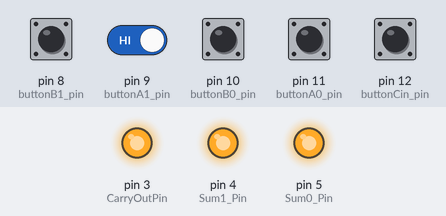
A sketch run on a simulated Arduino Uno, built with avr-gcc and run on an emulated ATmega328P. Shown: output pins drawn as LEDs (lit = HIGH). The test bench sets the inputs (shaded band); at power-on: pin 8 (buttonB1_pin), pin 9 (buttonA1_pin), pin 10 (buttonB0_pin), pin 11 (buttonA0_pin), pin 12 (buttonCin_pin) HIGH.

Above: at 1.2 s.
1.3 s: pin 8 (buttonB1_pin) pulled LOW for 0.15 s
At 1.37 s:
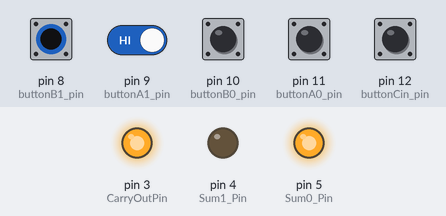
2.9 s: pin 10 (buttonB0_pin) pulled LOW for 0.15 s
At 2.97 s:
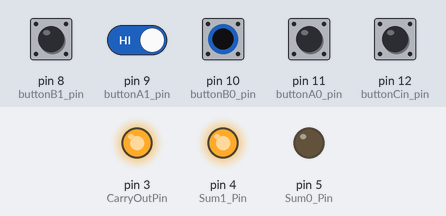
4.5 s: pin 8 (buttonB1_pin) driven LOW and pin 9 (buttonA1_pin) driven LOW
At 5.7 s:
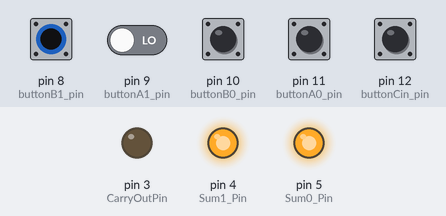
6.0 s: pin 11 (buttonA0_pin) pulled LOW for 0.15 s
At 6.07 s:
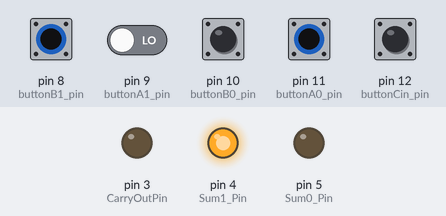
7.6 s: pin 8 (buttonB1_pin) driven HIGH
At 8.2 s:
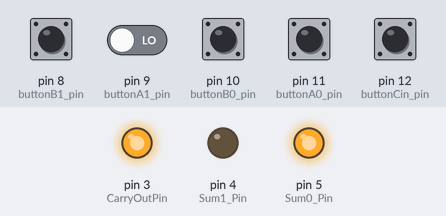
9.1 s: pin 12 (buttonCin_pin) pulled LOW for 0.15 s
At 9.17 s:
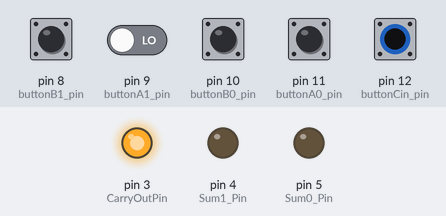
Timing chart, 0 to 11.7 s (numbered marks = the images above; inputs shaded):
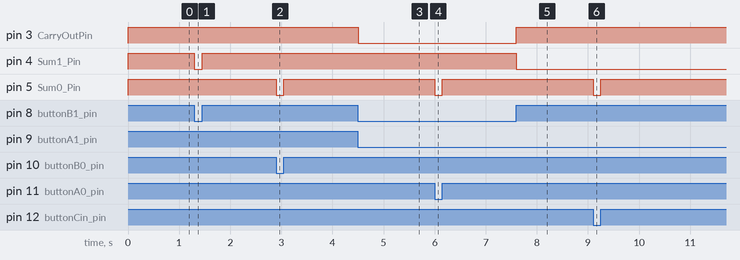

Measured:
- after the input at 1.3 s, pin 4 (Sum1_Pin): HIGH → LOW at once, → HIGH 0.15 s later
- after the input at 2.9 s, pin 5 (Sum0_Pin): HIGH → LOW at once, → HIGH 0.15 s later
- after the input at 4.5 s, pin 3 (CarryOutPin): HIGH → LOW at once
- after the input at 6.0 s, pin 5 (Sum0_Pin): HIGH → LOW at once, → HIGH 0.15 s later
- after the input at 7.6 s, pin 3 (CarryOutPin): LOW → HIGH at once; pin 4 (Sum1_Pin): HIGH → LOW at once
- after the input at 9.1 s, pin 5 (Sum0_Pin): HIGH → LOW at once, → HIGH 0.15 s later

The sketch:

2_bit_Adder.ino
```cpp
/*
Assignment: 2-bit Full Adder
Student Name: Jennifer (Khue) Ha
*/

//  Setup input pins
int buttonCin_pin = 12;   //  Stores value for the Carry in input
int buttonA0_pin = 11;    //  Stores value for the A0 input
int buttonB0_pin = 10;    //  Stores value for the B0 input
int buttonA1_pin = 9;     //  Stores value for the A1 input
int buttonB1_pin = 8;     //  Stores value for the B1 input

//  Setup output pins
int Sum0_Pin = 5;     // Represents the 1-bit sum 0
int Sum1_Pin = 4;     // Represents the 1-bit sum 1
int CarryOutPin = 3;  // Represents the 1-bit output


//  Temporary variables
int ci;   // 1 bit input value for Carry in
int a0;   // 1 bit input value for A0
int b0;   // 1 bit input value for B0
int s0;   // Sum out 0 of 1-bit
int co0;  // 1-bit Carry out 0
int a1;   // 1 bit input value for A1
int b1;   // 1 bit input value for B1
int s1;   // Sum out 1 of 1-bit
int co1;  // 1-bit Carry out 1


void setup()
{
  //  Tie input and output variables to board pins
  pinMode(buttonCin_pin, INPUT_PULLUP);
  pinMode(buttonA0_pin, INPUT_PULLUP);
  pinMode(buttonB0_pin, INPUT_PULLUP);
  pinMode(Sum0_Pin, OUTPUT);
  pinMode(buttonA1_pin, INPUT_PULLUP);
  pinMode(buttonB1_pin, INPUT_PULLUP);
  pinMode(Sum1_Pin, OUTPUT);
  pinMode(CarryOutPin, OUTPUT);
}

void loop()
{
  // Read inputs
  ci = digitalRead(buttonCin_pin);
  a0 = digitalRead(buttonA0_pin);
  b0 = digitalRead(buttonB0_pin);
  a1 = digitalRead(buttonA1_pin);
  b1 = digitalRead(buttonB1_pin);

  //  Summing 3 single bits a0, b0, and the Carry in and assigns the output to Sum 0
  s0 = (a0 ^ b0) ^ ci;

  /*
  When summing 3 single bits, in the first 1-bit adder, the carry out 0 is 0 for all cases
  except when two or more inputs are 1. This output is similar in operation to an AND gate.
  Therefore, we can represent the Carry out 0, co0, as an AND of inputs.
  */
  co0 = (a0 & b0) | ((a0 ^ b0) & ci);

  //  Summing 3 single bits a1, b1 and the Carry out 0 and assigns the output to Sum 1
  s1 = (a1 ^ b1) ^ co0;

  /*
  When summing 3 single bits, in the second 1-bit adder, the carry out 1 is 0 for all cases
  except when two or more inputs are 1. This output is similar in operation to an AND gate.
  Therefore, we can represent the Carry out 1, co1, as an AND of inputs.
  */
  co1 = (a1 & b1) | ((a1 ^ b1) & co0);


  //  Write 3 outputs
  //  Write sum output, s0, to the sumPin to light up the Sum LED
  digitalWrite(Sum0_Pin, s0);
  //  Write sum output, s1, to the sumPin to light up the Sum LED
  digitalWrite(Sum1_Pin, s1);
  //  Write carry out output, co1, to the sumPin to light up the Carry Out LED
  digitalWrite(CarryOutPin, co1);
}

/*
Bit-wise operators
c = a & b ; AND
c = a | b ; OR
c = a ^ b ; XOR
c = !a ;   NOT
*/
```
